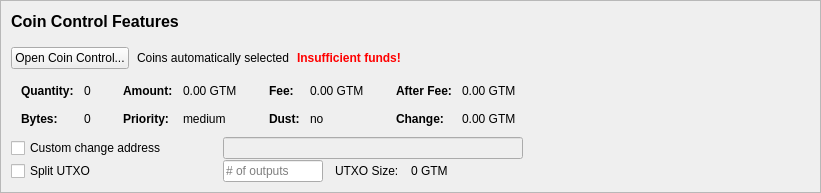
         <widget class="QFrame" name="frameCoinControl">
          <property name="sizePolicy">
           <sizepolicy hsizetype="Expanding" vsizetype="Expanding">
            <horstretch>0</horstretch>
            <verstretch>0</verstretch>
           </sizepolicy>
          </property>
          <property name="maximumSize">
           <size>
            <width>16777215</width>
            <height>16777215</height>
           </size>
          </property>
          <property name="frameShape">
           <enum>QFrame::StyledPanel</enum>
          </property>
          <property name="frameShadow">
           <enum>QFrame::Sunken</enum>
          </property>
          <layout class="QVBoxLayout" name="verticalLayoutCoinControl2">
           <property name="spacing">
            <number>0</number>
           </property>
           <property name="leftMargin">
            <number>0</number>
           </property>
           <property name="topMargin">
            <number>0</number>
           </property>
           <property name="rightMargin">
            <number>0</number>
           </property>
           <property name="bottomMargin">
            <number>0</number>
           </property>
           <item>
            <widget class="QFrame" name="frameCoinControl_BG">
             <layout class="QVBoxLayout" name="verticalLayoutCoinControl" stretch="0,0,0,0,0,0">
              <property name="spacing">
               <number>1</number>
              </property>
              <property name="leftMargin">
               <number>10</number>
              </property>
              <property name="topMargin">
               <number>10</number>
              </property>
              <item>
               <layout class="QHBoxLayout" name="horizontalLayoutCoinControl1">
                <property name="bottomMargin">
                 <number>15</number>
                </property>
                <item>
                 <layout class="QVBoxLayout" name="verticalLayout_3">
                  <property name="spacing">
                   <number>6</number>
                  </property>
                  <item>
                   <widget class="QLabel" name="labelCoinControlFeatures">
                    <property name="sizePolicy">
                     <sizepolicy hsizetype="Preferred" vsizetype="Maximum">
                      <horstretch>0</horstretch>
                      <verstretch>0</verstretch>
                     </sizepolicy>
                    </property>
                    <property name="minimumSize">
                     <size>
                      <width>0</width>
                      <height>20</height>
                     </size>
                    </property>
                    <property name="font">
                     <font>
                      <pointsize>12</pointsize>
                      <weight>75</weight>
                      <bold>true</bold>
                     </font>
                    </property>
                    <property name="styleSheet">
                     <string notr="true">font-weight:bold;</string>
                    </property>
                    <property name="text">
                     <string>Coin Control Features</string>
                    </property>
                   </widget>
                  </item>
                 </layout>
                </item>
               </layout>
              </item>
              <item>
               <layout class="QHBoxLayout" name="horizontalLayoutCoinControl2" stretch="0,0,0,0">
                <property name="spacing">
                 <number>8</number>
                </property>
                <property name="bottomMargin">
                 <number>10</number>
                </property>
                <item>
                 <widget class="QPushButton" name="pushButtonCoinControl">
                  <property name="styleSheet">
                   <string notr="true"/>
                  </property>
                  <property name="text">
                   <string>Open Coin Control...</string>
                  </property>
                  <property name="autoDefault">
                   <bool>false</bool>
                  </property>
                 </widget>
                </item>
                <item>
                 <widget class="QLabel" name="labelCoinControlAutomaticallySelected">
                  <property name="text">
                   <string>Coins automatically selected</string>
                  </property>
                  <property name="margin">
                   <number>5</number>
                  </property>
                 </widget>
                </item>
                <item>
                 <widget class="QLabel" name="labelCoinControlInsuffFunds">
                  <property name="font">
                   <font>
                    <weight>75</weight>
                    <bold>true</bold>
                   </font>
                  </property>
                  <property name="styleSheet">
                   <string notr="true">color:red;font-weight:bold;</string>
                  </property>
                  <property name="text">
                   <string>Insufficient funds!</string>
                  </property>
                  <property name="margin">
                   <number>5</number>
                  </property>
                 </widget>
                </item>
                <item>
                 <spacer name="horizontalSpacerCoinControl">
                  <property name="orientation">
                   <enum>Qt::Horizontal</enum>
                  </property>
                  <property name="sizeHint" stdset="0">
                   <size>
                    <width>40</width>
                    <height>1</height>
                   </size>
                  </property>
                 </spacer>
                </item>
               </layout>
              </item>
              <item>
               <widget class="QWidget" name="widgetCoinControl" native="true">
                <property name="sizePolicy">
                 <sizepolicy hsizetype="Preferred" vsizetype="Preferred">
                  <horstretch>0</horstretch>
                  <verstretch>0</verstretch>
                 </sizepolicy>
                </property>
                <property name="minimumSize">
                 <size>
                  <width>0</width>
                  <height>0</height>
                 </size>
                </property>
                <property name="styleSheet">
                 <string notr="true"/>
                </property>
                <layout class="QHBoxLayout" name="horizontalLayoutCoinControl5">
                 <property name="leftMargin">
                  <number>0</number>
                 </property>
                 <property name="topMargin">
                  <number>0</number>
                 </property>
                 <property name="rightMargin">
                  <number>0</number>
                 </property>
                 <property name="bottomMargin">
                  <number>0</number>
                 </property>
                 <item>
                  <layout class="QHBoxLayout" name="horizontalLayoutCoinControl3" stretch="0,0,0,1">
                   <property name="spacing">
                    <number>20</number>
                   </property>
                   <property name="topMargin">
                    <number>0</number>
                   </property>
                   <property name="bottomMargin">
                    <number>10</number>
                   </property>
                   <item>
                    <layout class="QFormLayout" name="formLayoutCoinControl1">
                     <property name="horizontalSpacing">
                      <number>10</number>
                     </property>
                     <property name="verticalSpacing">
                      <number>14</number>
                     </property>
                     <property name="leftMargin">
                      <number>10</number>
                     </property>
                     <property name="topMargin">
                      <number>4</number>
                     </property>
                     <property name="rightMargin">
                      <number>6</number>
                     </property>
                     <item row="0" column="0">
                      <widget class="QLabel" name="labelCoinControlQuantityText">
                       <property name="font">
                        <font>
                         <weight>75</weight>
                         <bold>true</bold>
                        </font>
                       </property>
                       <property name="text">
                        <string>Quantity:</string>
                       </property>
                       <property name="margin">
                        <number>0</number>
                       </property>
                      </widget>
                     </item>
                     <item row="0" column="1">
                      <widget class="QLabel" name="labelCoinControlQuantity">
                       <property name="cursor">
                        <cursorShape>IBeamCursor</cursorShape>
                       </property>
                       <property name="contextMenuPolicy">
                        <enum>Qt::ActionsContextMenu</enum>
                       </property>
                       <property name="text">
                        <string notr="true">0</string>
                       </property>
                       <property name="margin">
                        <number>0</number>
                       </property>
                       <property name="textInteractionFlags">
                        <set>Qt::LinksAccessibleByMouse|Qt::TextSelectableByKeyboard|Qt::TextSelectableByMouse</set>
                       </property>
                      </widget>
                     </item>
                     <item row="1" column="0">
                      <widget class="QLabel" name="labelCoinControlBytesText">
                       <property name="font">
                        <font>
                         <weight>75</weight>
                         <bold>true</bold>
                        </font>
                       </property>
                       <property name="text">
                        <string>Bytes:</string>
                       </property>
                      </widget>
                     </item>
                     <item row="1" column="1">
                      <widget class="QLabel" name="labelCoinControlBytes">
                       <property name="cursor">
                        <cursorShape>IBeamCursor</cursorShape>
                       </property>
                       <property name="contextMenuPolicy">
                        <enum>Qt::ActionsContextMenu</enum>
                       </property>
                       <property name="text">
                        <string notr="true">0</string>
                       </property>
                       <property name="textInteractionFlags">
                        <set>Qt::LinksAccessibleByMouse|Qt::TextSelectableByKeyboard|Qt::TextSelectableByMouse</set>
                       </property>
                      </widget>
                     </item>
                    </layout>
                   </item>
                   <item>
                    <layout class="QFormLayout" name="formLayoutCoinControl2">
                     <property name="horizontalSpacing">
                      <number>10</number>
                     </property>
                     <property name="verticalSpacing">
                      <number>14</number>
                     </property>
                     <property name="leftMargin">
                      <number>6</number>
                     </property>
                     <property name="topMargin">
                      <number>4</number>
                     </property>
                     <property name="rightMargin">
                      <number>6</number>
                     </property>
                     <item row="0" column="0">
                      <widget class="QLabel" name="labelCoinControlAmountText">
                       <property name="font">
                        <font>
                         <weight>75</weight>
                         <bold>true</bold>
                        </font>
                       </property>
                       <property name="text">
                        <string>Amount:</string>
                       </property>
                       <property name="margin">
                        <number>0</number>
                       </property>
                      </widget>
                     </item>
                     <item row="0" column="1">
                      <widget class="QLabel" name="labelCoinControlAmount">
                       <property name="cursor">
                        <cursorShape>IBeamCursor</cursorShape>
                       </property>
                       <property name="contextMenuPolicy">
                        <enum>Qt::ActionsContextMenu</enum>
                       </property>
                       <property name="text">
                        <string notr="true">0.00 GTM</string>
                       </property>
                       <property name="textInteractionFlags">
                        <set>Qt::LinksAccessibleByMouse|Qt::TextSelectableByKeyboard|Qt::TextSelectableByMouse</set>
                       </property>
                      </widget>
                     </item>
                     <item row="1" column="0">
                      <widget class="QLabel" name="labelCoinControlPriorityText">
                       <property name="font">
                        <font>
                         <weight>75</weight>
                         <bold>true</bold>
                        </font>
                       </property>
                       <property name="text">
                        <string>Priority:</string>
                       </property>
                      </widget>
                     </item>
                     <item row="1" column="1">
                      <widget class="QLabel" name="labelCoinControlPriority">
                       <property name="cursor">
                        <cursorShape>IBeamCursor</cursorShape>
                       </property>
                       <property name="contextMenuPolicy">
                        <enum>Qt::ActionsContextMenu</enum>
                       </property>
                       <property name="text">
                        <string>medium</string>
                       </property>
                       <property name="textInteractionFlags">
                        <set>Qt::LinksAccessibleByMouse|Qt::TextSelectableByKeyboard|Qt::TextSelectableByMouse</set>
                       </property>
                      </widget>
                     </item>
                    </layout>
                   </item>
                   <item>
                    <layout class="QFormLayout" name="formLayoutCoinControl3">
                     <property name="horizontalSpacing">
                      <number>10</number>
                     </property>
                     <property name="verticalSpacing">
                      <number>14</number>
                     </property>
                     <property name="leftMargin">
                      <number>6</number>
                     </property>
                     <property name="topMargin">
                      <number>4</number>
                     </property>
                     <property name="rightMargin">
                      <number>6</number>
                     </property>
                     <item row="0" column="0">
                      <widget class="QLabel" name="labelCoinControlFeeText">
                       <property name="font">
                        <font>
                         <weight>75</weight>
                         <bold>true</bold>
                        </font>
                       </property>
                       <property name="text">
                        <string>Fee:</string>
                       </property>
                       <property name="margin">
                        <number>0</number>
                       </property>
                      </widget>
                     </item>
                     <item row="0" column="1">
                      <widget class="QLabel" name="labelCoinControlFee">
                       <property name="cursor">
                        <cursorShape>IBeamCursor</cursorShape>
                       </property>
                       <property name="contextMenuPolicy">
                        <enum>Qt::ActionsContextMenu</enum>
                       </property>
                       <property name="text">
                        <string notr="true">0.00 GTM</string>
                       </property>
                       <property name="textInteractionFlags">
                        <set>Qt::LinksAccessibleByMouse|Qt::TextSelectableByKeyboard|Qt::TextSelectableByMouse</set>
                       </property>
                      </widget>
                     </item>
                     <item row="1" column="0">
                      <widget class="QLabel" name="labelCoinControlLowOutputText">
                       <property name="font">
                        <font>
                         <weight>75</weight>
                         <bold>true</bold>
                        </font>
                       </property>
                       <property name="text">
                        <string>Dust:</string>
                       </property>
                      </widget>
                     </item>
                     <item row="1" column="1">
                      <widget class="QLabel" name="labelCoinControlLowOutput">
                       <property name="cursor">
                        <cursorShape>IBeamCursor</cursorShape>
                       </property>
                       <property name="contextMenuPolicy">
                        <enum>Qt::ActionsContextMenu</enum>
                       </property>
                       <property name="text">
                        <string>no</string>
                       </property>
                       <property name="textInteractionFlags">
                        <set>Qt::LinksAccessibleByMouse|Qt::TextSelectableByKeyboard|Qt::TextSelectableByMouse</set>
                       </property>
                      </widget>
                     </item>
                    </layout>
                   </item>
                   <item>
                    <layout class="QFormLayout" name="formLayoutCoinControl4">
                     <property name="horizontalSpacing">
                      <number>10</number>
                     </property>
                     <property name="verticalSpacing">
                      <number>14</number>
                     </property>
                     <property name="leftMargin">
                      <number>6</number>
                     </property>
                     <property name="topMargin">
                      <number>4</number>
                     </property>
                     <property name="rightMargin">
                      <number>6</number>
                     </property>
                     <item row="0" column="0">
                      <widget class="QLabel" name="labelCoinControlAfterFeeText">
                       <property name="font">
                        <font>
                         <weight>75</weight>
                         <bold>true</bold>
                        </font>
                       </property>
                       <property name="text">
                        <string>After Fee:</string>
                       </property>
                       <property name="margin">
                        <number>0</number>
                       </property>
                      </widget>
                     </item>
                     <item row="0" column="1">
                      <widget class="QLabel" name="labelCoinControlAfterFee">
                       <property name="cursor">
                        <cursorShape>IBeamCursor</cursorShape>
                       </property>
                       <property name="contextMenuPolicy">
                        <enum>Qt::ActionsContextMenu</enum>
                       </property>
                       <property name="text">
                        <string notr="true">0.00 GTM</string>
                       </property>
                       <property name="textInteractionFlags">
                        <set>Qt::LinksAccessibleByMouse|Qt::TextSelectableByKeyboard|Qt::TextSelectableByMouse</set>
                       </property>
                      </widget>
                     </item>
                     <item row="1" column="0">
                      <widget class="QLabel" name="labelCoinControlChangeText">
                       <property name="font">
                        <font>
                         <weight>75</weight>
                         <bold>true</bold>
                        </font>
                       </property>
                       <property name="text">
                        <string>Change:</string>
                       </property>
                      </widget>
                     </item>
                     <item row="1" column="1">
                      <widget class="QLabel" name="labelCoinControlChange">
                       <property name="cursor">
                        <cursorShape>IBeamCursor</cursorShape>
                       </property>
                       <property name="contextMenuPolicy">
                        <enum>Qt::ActionsContextMenu</enum>
                       </property>
                       <property name="text">
                        <string notr="true">0.00 GTM</string>
                       </property>
                       <property name="textInteractionFlags">
                        <set>Qt::LinksAccessibleByMouse|Qt::TextSelectableByKeyboard|Qt::TextSelectableByMouse</set>
                       </property>
                      </widget>
                     </item>
                    </layout>
                   </item>
                  </layout>
                 </item>
                </layout>
               </widget>
              </item>
              <item>
               <layout class="QHBoxLayout" name="horizontalLayoutCoinControl4">
                <property name="spacing">
                 <number>12</number>
                </property>
                <property name="sizeConstraint">
                 <enum>QLayout::SetDefaultConstraint</enum>
                </property>
                <property name="topMargin">
                 <number>0</number>
                </property>
                <property name="rightMargin">
                 <number>0</number>
                </property>
                <item>
                 <widget class="QCheckBox" name="checkBoxCoinControlChange">
                  <property name="sizePolicy">
                   <sizepolicy hsizetype="Preferred" vsizetype="Preferred">
                    <horstretch>0</horstretch>
                    <verstretch>0</verstretch>
                   </sizepolicy>
                  </property>
                  <property name="minimumSize">
                   <size>
                    <width>200</width>
                    <height>0</height>
                   </size>
                  </property>
                  <property name="maximumSize">
                   <size>
                    <width>200</width>
                    <height>16777215</height>
                   </size>
                  </property>
                  <property name="toolTip">
                   <string>If this is activated, but the change address is empty or invalid, change will be sent to a newly generated address.</string>
                  </property>
                  <property name="text">
                   <string>Custom change address</string>
                  </property>
                 </widget>
                </item>
                <item>
                 <widget class="QValidatedLineEdit" name="lineEditCoinControlChange">
                  <property name="enabled">
                   <bool>false</bool>
                  </property>
                  <property name="sizePolicy">
                   <sizepolicy hsizetype="Preferred" vsizetype="Preferred">
                    <horstretch>0</horstretch>
                    <verstretch>0</verstretch>
                   </sizepolicy>
                  </property>
                  <property name="minimumSize">
                   <size>
                    <width>300</width>
                    <height>0</height>
                   </size>
                  </property>
                 </widget>
                </item>
                <item>
                 <widget class="QLabel" name="labelCoinControlChangeLabel">
                  <property name="sizePolicy">
                   <sizepolicy hsizetype="Preferred" vsizetype="Preferred">
                    <horstretch>0</horstretch>
                    <verstretch>0</verstretch>
                   </sizepolicy>
                  </property>
                  <property name="minimumSize">
                   <size>
                    <width>100</width>
                    <height>0</height>
                   </size>
                  </property>
                  <property name="text">
                   <string/>
                  </property>
                  <property name="margin">
                   <number>3</number>
                  </property>
                 </widget>
                </item>
               </layout>
              </item>
              <item>
               <layout class="QHBoxLayout" name="horizontalLayoutCoinControl6">
                <property name="spacing">
                 <number>12</number>
                </property>
                <property name="rightMargin">
                 <number>0</number>
                </property>
                <item>
                 <widget class="QCheckBox" name="splitBlockCheckBox">
                  <property name="sizePolicy">
                   <sizepolicy hsizetype="Preferred" vsizetype="Preferred">
                    <horstretch>0</horstretch>
                    <verstretch>0</verstretch>
                   </sizepolicy>
                  </property>
                  <property name="minimumSize">
                   <size>
                    <width>200</width>
                    <height>0</height>
                   </size>
                  </property>
                  <property name="maximumSize">
                   <size>
                    <width>200</width>
                    <height>16777215</height>
                   </size>
                  </property>
                  <property name="text">
                   <string>Split UTXO</string>
                  </property>
                 </widget>
                </item>
                <item>
                 <widget class="QLineEdit" name="splitBlockLineEdit">
                  <property name="sizePolicy">
                   <sizepolicy hsizetype="Preferred" vsizetype="Preferred">
                    <horstretch>50</horstretch>
                    <verstretch>0</verstretch>
                   </sizepolicy>
                  </property>
                  <property name="minimumSize">
                   <size>
                    <width>100</width>
                    <height>0</height>
                   </size>
                  </property>
                  <property name="maximumSize">
                   <size>
                    <width>100</width>
                    <height>16777215</height>
                   </size>
                  </property>
                  <property name="placeholderText">
                   <string># of outputs</string>
                  </property>
                 </widget>
                </item>
                <item>
                 <widget class="QLabel" name="labelBlockSizeText">
                  <property name="text">
                   <string>UTXO Size:</string>
                  </property>
                 </widget>
                </item>
                <item>
                 <widget class="QLabel" name="labelBlockSize">
                  <property name="text">
                   <string>0 GTM</string>
                  </property>
                 </widget>
                </item>
                <item>
                 <spacer name="horizontalSpacer_7">
                  <property name="orientation">
                   <enum>Qt::Horizontal</enum>
                  </property>
                  <property name="sizeHint" stdset="0">
                   <size>
                    <width>40</width>
                    <height>20</height>
                   </size>
                  </property>
                 </spacer>
                </item>
               </layout>
              </item>
              <item>
               <spacer name="verticalSpacerCoinControl">
                <property name="orientation">
                 <enum>Qt::Vertical</enum>
                </property>
                <property name="sizeHint" stdset="0">
                 <size>
                  <width>800</width>
                  <height>1</height>
                 </size>
                </property>
               </spacer>
              </item>
             </layout>
            </widget>
           </item>
          </layout>
         </widget>
